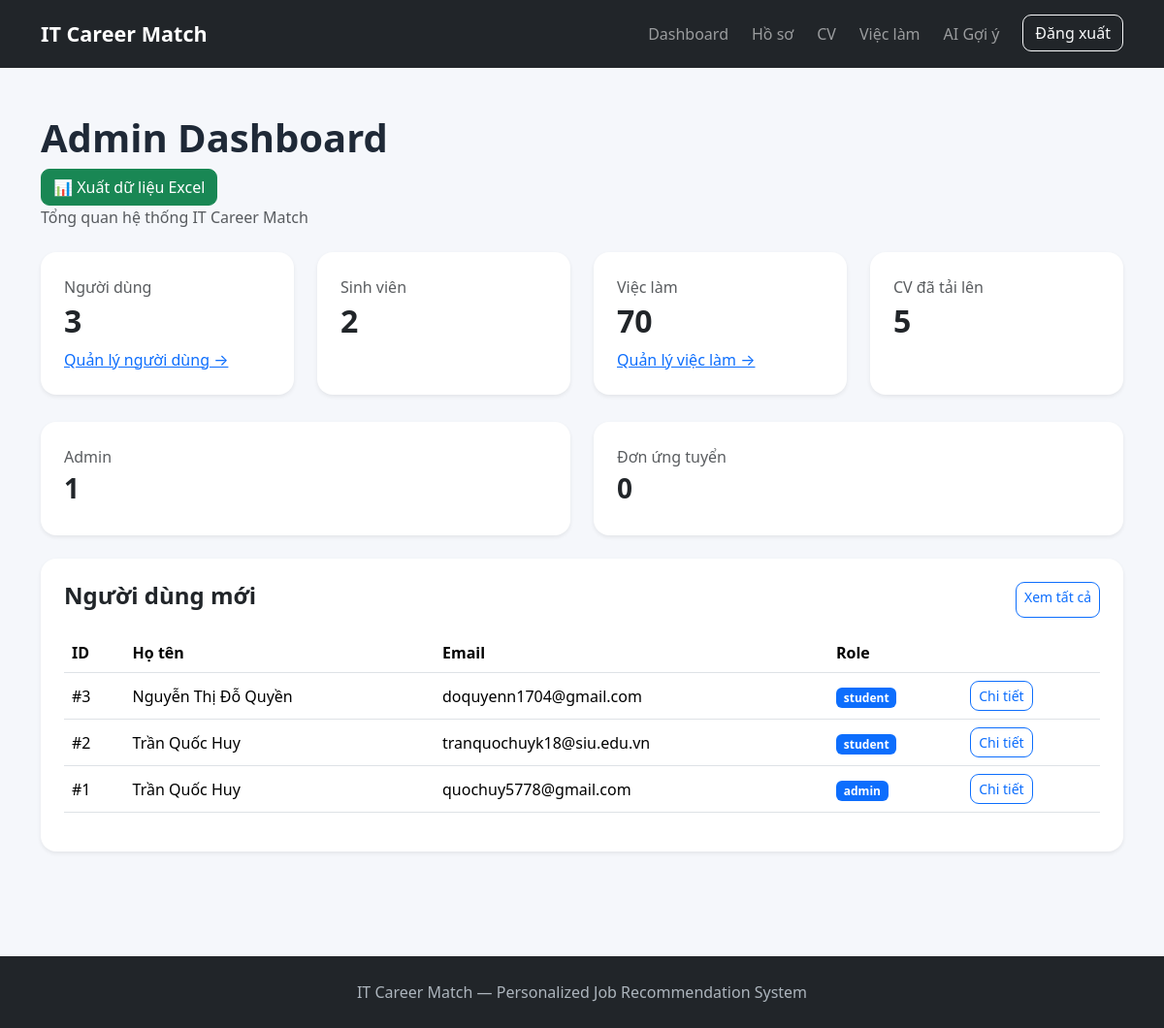
The page /admin (signed in) on the database its author committed.
### tables this page shows
CREATE TABLE student_profiles (
            profile_id INTEGER PRIMARY KEY AUTOINCREMENT,
            user_id INTEGER NOT NULL UNIQUE,
            full_name TEXT,
            date_of_birth TEXT,
            major TEXT,
            bio TEXT,
            avatar TEXT,

            FOREIGN KEY (user_id)
                REFERENCES users(user_id)
                ON DELETE CASCADE
        );

CREATE TABLE users (
            user_id INTEGER PRIMARY KEY AUTOINCREMENT,
            email TEXT NOT NULL UNIQUE,
            password TEXT NOT NULL,
            role TEXT NOT NULL DEFAULT 'student',
            created_at TIMESTAMP DEFAULT CURRENT_TIMESTAMP
        );

### app.py (the view)
@app.route("/admin")
def admin_dashboard():
    if "user_id" not in session:
        return redirect(url_for("login"))
    if not is_admin():
        return "Bạn không có quyền truy cập.", 403
    connection = get_connection()
    total_users = connection.execute(
        "SELECT COUNT(*) AS total FROM users"
    ).fetchone()["total"]
    total_students = connection.execute(
        """
        SELECT COUNT(*) AS total
        FROM users
        WHERE role = 'student'
        """
    ).fetchone()["total"]
    total_admins = connection.execute(
        """
        SELECT COUNT(*) AS total
        FROM users
        WHERE role = 'admin'
        """
    ).fetchone()["total"]
    total_jobs = connection.execute(
        "SELECT COUNT(*) AS total FROM jobs"
    ).fetchone()["total"]
    total_cvs = connection.execute(
        "SELECT COUNT(*) AS total FROM cvs"
    ).fetchone()["total"]
    total_applications = connection.execute(
        "SELECT COUNT(*) AS total FROM applications"
    ).fetchone()["total"]
    recent_users = connection.execute(
        """
        SELECT
            u.user_id,
            u.email,
            u.role,
            u.created_at,
            p.full_name
        FROM users u
        LEFT JOIN student_profiles p
            ON u.user_id = p.user_id
        ORDER BY u.created_at DESC
        LIMIT 5
        """
    ).fetchall()
    connection.close()
    return render_template(
        "admin/dashboard.html",
        total_users=total_users,
        total_students=total_students,
        total_admins=total_admins,
        total_jobs=total_jobs,
        total_cvs=total_cvs,
        total_applications=total_applications,
        recent_users=recent_users
    )

### app.py (called while the page is built)
def is_admin():
    return (
        "user_id" in session
        and session.get("role") == "admin"
    )

### database/database.py (called while the page is built)
def get_connection():
    connection = sqlite3.connect(DATABASE_PATH)
    connection.row_factory = sqlite3.Row
    connection.execute("PRAGMA foreign_keys = ON")
    return connection

### templates/admin/dashboard.html (shortened to what this page needs)
{% extends "base.html" %}
{% block content %}
<div class="container py-5">
    <div class="mb-4">
        <h1 class="fw-bold">
            Admin Dashboard
        </h1>
        <a href="{{ url_for('admin_export_excel') }}"
            class="btn btn-success">
                📊 Xuất dữ liệu Excel
            </a>
        <p class="text-muted">
            Tổng quan hệ thống IT Career Match
        </p>
    </div>
    <div class="row g-4">
        <div class="col-md-6 col-xl-3">
            <div class="card border-0 shadow-sm h-100">
                <div class="card-body p-4">
                    <p class="text-muted mb-1">
                        Người dùng
                    </p>
                    <h2 class="fw-bold">
                        {{ total_users }}
                    </h2>
                    <a href="{{ url_for('admin_users') }}">
                        Quản lý người dùng →
                    </a>
                </div>
            </div>
        </div>
        <div class="col-md-6 col-xl-3">
            <div class="card border-0 shadow-sm h-100">
                <div class="card-body p-4">
                    <p class="text-muted mb-1">
                        Sinh viên
                    </p>
                    <h2 class="fw-bold">
                        {{ total_students }}
                    </h2>
                </div>
            </div>
        </div>
        <div class="col-md-6 col-xl-3">
            <div class="card border-0 shadow-sm h-100">
                <div class="card-body p-4">
                    <p class="text-muted mb-1">
                        Việc làm
                    </p>
                    <h2 class="fw-bold">
                        {{ total_jobs }}
                    </h2>
                    <a href="{{ url_for('jobs') }}">
                        Quản lý việc làm →
                    </a>
                </div>
            </div>
        </div>
        <div class="col-md-6 col-xl-3">
            <div class="card border-0 shadow-sm h-100">
                <div class="card-body p-4">
                    <p class="text-muted mb-1">
                        CV đã tải lên
                    </p>
                    <h2 class="fw-bold">
                        {{ total_cvs }}
                    </h2>
                </div>
            </div>
        </div>
    </div>
    <div class="row g-4 mt-1">
        <div class="col-md-6">
            <div class="card border-0 shadow-sm">
                <div class="card-body p-4">
                    <p class="text-muted mb-1">
                        Admin
                    </p>
                    <h3 class="fw-bold">
                        {{ total_admins }}
                    </h3>
                </div>
            </div>
        </div>
        <div class="col-md-6">
            <div class="card border-0 shadow-sm">
                <div class="card-body p-4">
                    <p class="text-muted mb-1">
                        Đơn ứng tuyển
                    </p>
                    <h3 class="fw-bold">
                        {{ total_applications }}
                    </h3>
                </div>
            </div>
        </div>
    </div>
    <div class="card border-0 shadow-sm mt-4">
        <div class="card-body p-4">
            <div class="d-flex justify-content-between mb-3">
                <h4 class="fw-bold">
                    Người dùng mới
                </h4>
                <a
                    href="{{ url_for('admin_users') }}"
                    class="btn btn-outline-primary btn-sm"
                >
                    Xem tất cả
                </a>
            </div>
            <div class="table-responsive">
                <table class="table align-middle">
                    <thead>
                        <tr>
                            <th>ID</th>
                            <th>Họ tên</th>
                            <th>Email</th>
                            <th>Role</th>
                            <th></th>
                        </tr>
                    </thead>
                    <tbody>
                        {% for user in recent_users %}
                        <tr>
                            <td>
                                #{{ user.user_id }}
                            </td>
                            <td>
                                {{ user.full_name or "Chưa cập nhật" }}
                            </td>
                            <td>
                                {{ user.email }}
                            </td>
                            <td>
                                <span class="badge bg-primary">
                                    {{ user.role }}
                                </span>
                            </td>
                            <td>
                                <a
                                    href="{{ url_for(
                                        'admin_user_detail',
                                        user_id=user.user_id
                                    ) }}"
                                    class="btn btn-sm btn-outline-primary"
                                >
                                    Chi tiết
                                </a>
                            </td>
                        </tr>
                        {% endfor %}
                    </tbody>
                </table>
            </div>
        </div>
    </div>
</div>
{% endblock %}

### static/css/style.css (style rules this page uses)
body { background: #f5f7fb; min-height: 100vh; color: #1f2937; }
.btn { border-radius: 9px; }
.card { border-radius: 16px; }

### rows shown on the page
student_profiles: user_id "3", full_name "Nguyễn Thị Đỗ Quyền", email "doquyenn1704@gmail.com", role "student"
student_profiles: user_id "2", full_name "Trần Quốc Huy", email "tranquochuyk18@siu.edu.vn", role "student"
student_profiles: user_id "1", full_name "Trần Quốc Huy", email "quochuy5778@gmail.com", role "admin"

### other values the page prints
{{ total_users }} "3"
{{ total_students }} "2"
{{ total_jobs }} "70"
{{ total_cvs }} "5"
{{ total_admins }} "1"
{{ total_applications }} "0"
